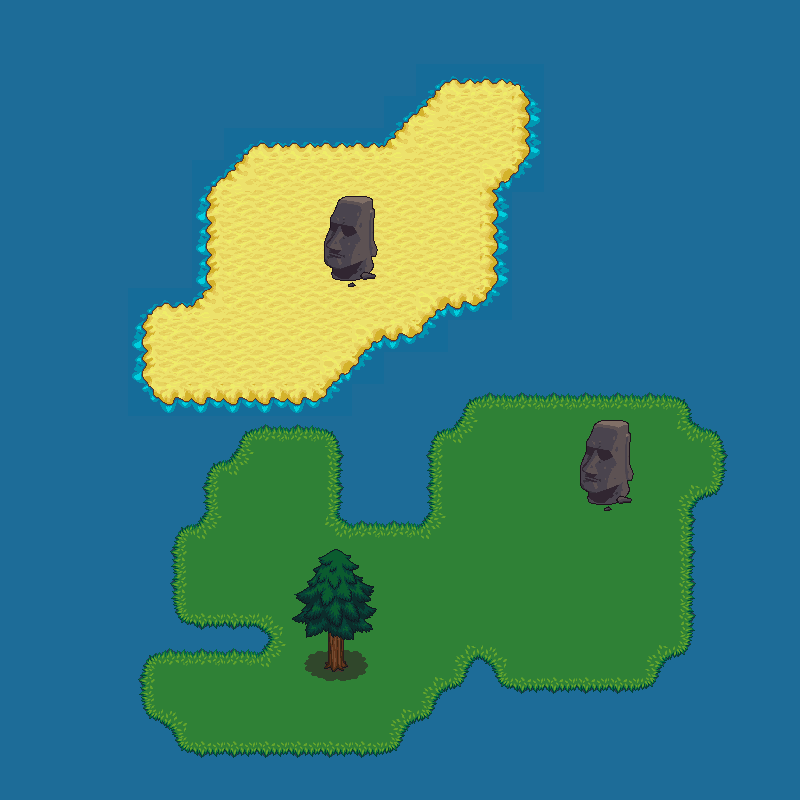

Below is a game level as drawn by its tile map, then a one-line description and the .tmx that defines it (tile-layer data replaced by summaries):
An orthogonal 25x25 tile map with 32x32 px tiles, 5 tile layers (water, sand, grass, items, ...).

<map version="1.2" tiledversion="1.3.3" orientation="orthogonal" renderorder="right-down" width="25" height="25" tilewidth="32" tileheight="32" infinite="0" nextlayerid="6" nextobjectid="1">
 <tileset firstgid="1" source="tilesets/atlas.tsx" />
 <layer id="1" name="water" width="25" height="25">
  <data>[625 cells, 625 non-empty, 1 distinct tile ids]</data>
 </layer>
 <layer id="2" name="sand" width="25" height="25">
  <data>[625 cells, 97 non-empty, 11 distinct tile ids]</data>
 </layer>
 <layer id="3" name="grass" width="25" height="25">
  <data>[625 cells, 173 non-empty, 13 distinct tile ids]</data>
 </layer>
 <layer id="4" name="items" width="25" height="25">
  <data>[625 cells, 19 non-empty, 13 distinct tile ids]</data>
 </layer>
 <layer id="5" name="trees" width="25" height="25">
  <data>[625 cells, 9 non-empty, 9 distinct tile ids]</data>
 </layer>
</map>
